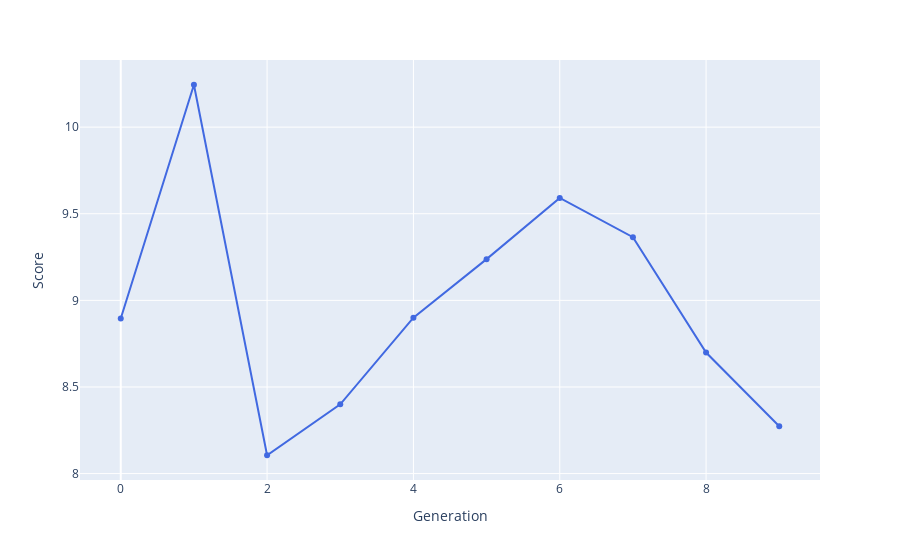

This figure's notebook cell:
### Code cell
bestRankDF = pd.DataFrame(bestRank, columns=['Score', 'Schedule'])
bestRank
bestRankDF['Generation'] = bestRankDF.index.values
fig = px.line(bestRankDF, x='Generation', y='Score',
              hover_data=['Schedule'], markers=True)
fig.update_traces(line_color='RoyalBlue')
fig.show()
fileName = f'p{popSize}g{generations}n{nSwaps}.html'
fig.write_html(f'charts/{fileName}', include_plotlyjs="cdn")

### Figure 1 — Plotly figure (JSON) as saved in the notebook; plotly's stock layout.template omitted (floating-point values rounded to 4 significant figures; data arrays with more than 128 entries replaced by an {"elided": "..."} marker saying what was removed)
{"data": [{"customdata": {"elided": "10x1x48 int values"}, "hovertemplate": "Generation=%{x}<br>Score=%{y}<br>Schedule=%{customdata[0]}<extra></extra>", "legendgroup": "", "line": {"color": "RoyalBlue", "dash": "solid"}, "marker": {"symbol": "circle"}, "mode": "markers+lines", "name": "", "orientation": "v", "showlegend": false, "type": "scatter", "x": [0, 1, 2, 3, 4, 5, 6, 7, 8, 9], "xaxis": "x", "y": [8.895, 10.24, 8.106, 8.4, 8.9, 9.238, 9.591, 9.364, 8.699, 8.273], "yaxis": "y"}], "layout": {"legend": {"tracegroupgap": 0}, "margin": {"t": 60}, "xaxis": {"anchor": "y", "domain": [0, 1], "title": {"text": "Generation"}}, "yaxis": {"anchor": "x", "domain": [0, 1], "title": {"text": "Score"}}}}
